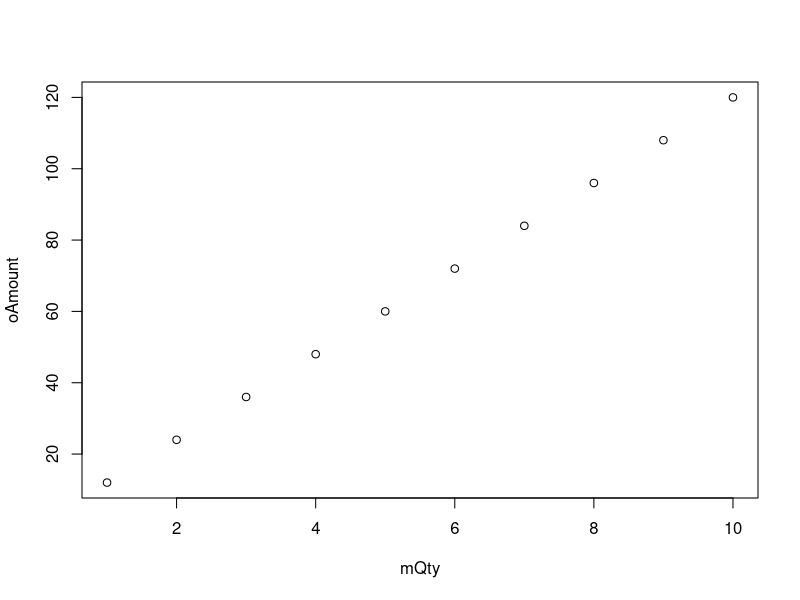
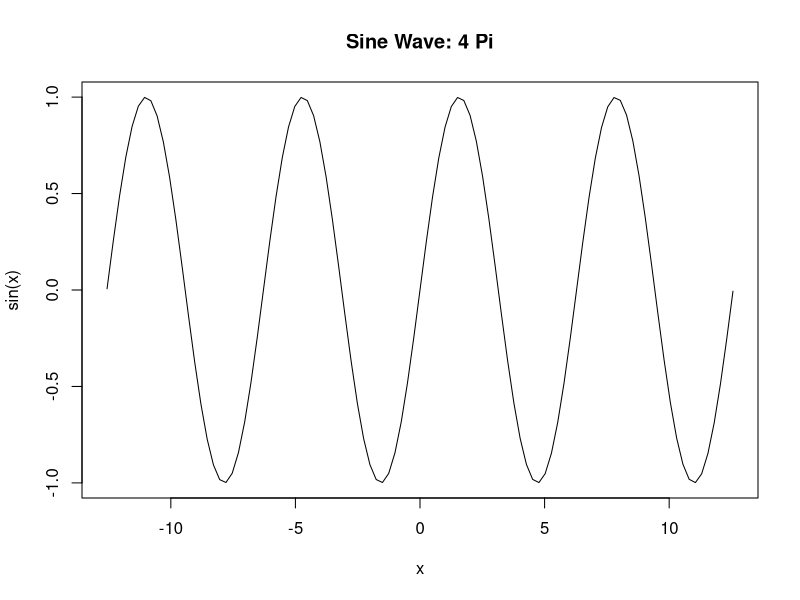

Here is the R script that generated these plots, in order:
## ---- chunk 1
mQty <- 1:10
oAmount <- paste('$', 12 * mQty)
df <- data.frame(mQty, oAmount)
df
## ---- chunk 2
mQty <- 1:10
oAmount <- 12 * mQty
plot(mQty, oAmount)
## ---- chunk 3
curve(sin(x), -12.56, 12.56, main = "Sine Wave: 4 Pi")
